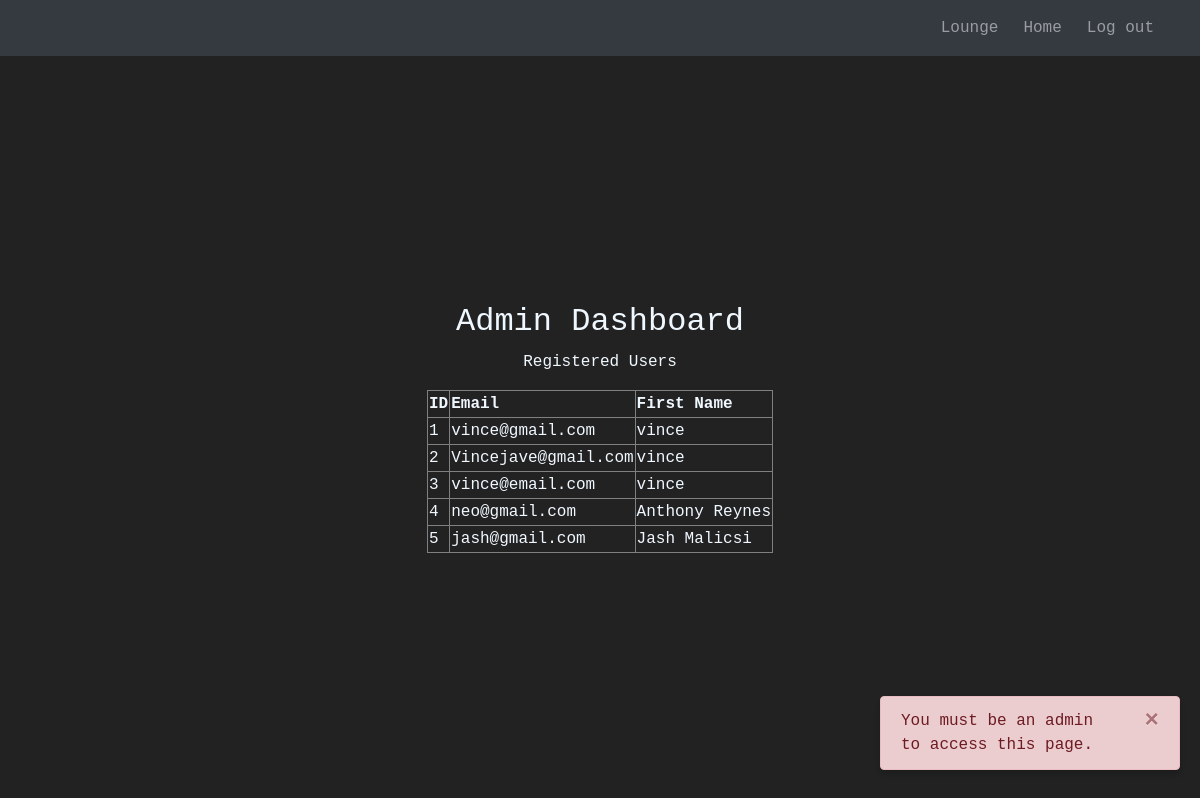
/admin-dashboard (signed in), run on the app's committed database.
### website/models.py (models this page shows)
class User(db.Model, UserMixin):
    id = db.Column(db.Integer, primary_key=True)
    email = db.Column(db.String(150), unique=True)
    password = db.Column(db.String(150))
    first_name = db.Column(db.String(150))
    notes = db.relationship('Note')
    chats = db.relationship('Chat')

### website/views.py (the view)
@views.route('/admin-dashboard', methods=['GET'])
@login_required
def admin_dashboard():
    if not isinstance(current_user, Admin):
        flash('You must be an admin to access this page.', category='error')
        users = User.query.all()  # Query all users to display in the admin dashboard
        return render_template("admin-dashboard.html", user=current_user, users=users)
    users = User.query.all()  # Query all users to display in the admin dashboard
    return render_template("admin-dashboard.html", user=current_user, users=users)

### website/__init__.py (called while the page is built)
def create_app():
    app = Flask(__name__)
    app.config['SECRET_KEY'] = 'DSA Group 4'
    app.config['SQLALCHEMY_DATABASE_URI'] = f'sqlite:///{DB_NAME}'
    db.init_app(app)
    from .views import views
    from .auth import auth
    app.register_blueprint(views, url_prefix='/')
    app.register_blueprint(auth, url_prefix='/')
    from .models import User, Note
    with app.app_context():
        db.create_all()
    login_manager = LoginManager()
    login_manager.login_view = 'auth.login'
    login_manager.init_app(app)
    @login_manager.user_loader
    def load_user(id):
        return User.query.get(int(id))
    return app

### website/templates/admin-dashboard.html (shortened to what this page needs)
{% extends "base.html" %}
{% block content %}
<h2 align="center" class="admin-title">Admin Dashboard</h2>
<div align="center" class="admin-table-contents">
 <p class="admin-table-title">Registered Users</p>
    <table border="1" class="table-contents">
        <tr class="table-contents">
            <th>ID</th>
            <th>Email</th>
            <th>First Name</th>
        </tr>
        {% for user in users %}
        <tr>
            <td>{{ user.id }}</td>
            <td>{{ user.email }}</td>
            <td>{{ user.first_name }}</td>
        </tr>
        {% endfor %}
    </table>
</div>
{% endblock %}

### website/static/sign_up.css (style rules this page uses)
body { font-family: monospace, monospace; background-color: #222222; margin: 0; padding: 0; display: flex; justify-content: center; align-items: center; height: 100vh; }
body { padding-top: 56px; }

### website/static/admin-dashboard.css (style rules this page uses)
.admin-title { color:aliceblue; }
.admin-table-title { color:aliceblue; }
.table-contents { color:aliceblue; }

### data on the page
User: id "1", email "vince@gmail.com", first_name "vince"
User: id "2", email "Vincejave@gmail.com", first_name "vince"
User: id "3", email "vince@email.com", first_name "vince"
User: id "4", email "neo@gmail.com", first_name "Anthony Reynes"
User: id "5", email "jash@gmail.com", first_name "Jash Malicsi"

### other printed values
{{ message }} "You must be an admin to access this page."
